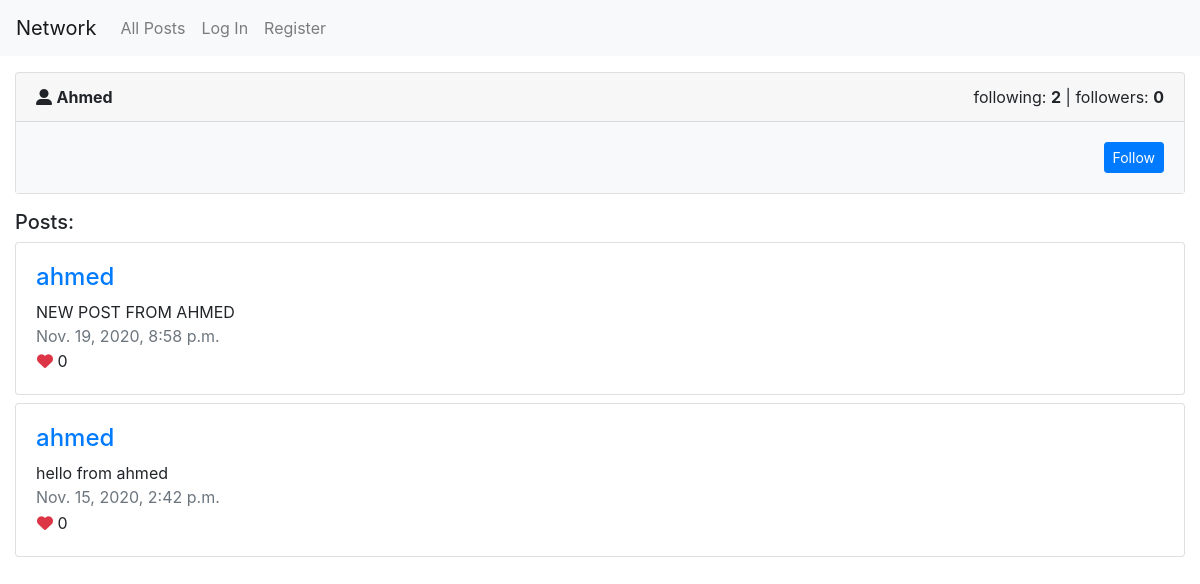
The page /profile/3 on the database its author committed.
### network/models.py (models this page shows, shortened)
class User(AbstractUser):
    pass

class Post(models.Model):
    content = models.CharField(max_length=250)
    created_by = models.ForeignKey(User,null=True, blank=True, on_delete=DO_NOTHING, related_name="users")
    likes = models.IntegerField(default=0)
    created_date = models.DateTimeField()

### network/views.py (the view)
# urls.py: path("profile/<int:profile_id>", views.getProfile, name="profile"),
def getProfile(request, profile_id):
    try:
        profile = User.objects.get(pk=profile_id)
        following = profile.following.count()
        followersCount = profile.followers.count()
        posts = Post.objects.filter(created_by=profile.id).all().order_by('-created_date')
        is_followed = profile.followers.filter(following_id = profile_id).exists()
    except User.DoesNotExist:
        raise CommandError("Post not saved")
    return render(request, "network/profile.html", {
        "profile": profile,
        "following": following,
        "followers" : followersCount,
        "is_followed": is_followed,
        "posts": posts
    })

### network/templates/network/profile.html (shortened to what this page needs)
{% extends "network/layout.html" %}
{% block body %}
<div class="container-fluid mt-3">
    <div class="card">
        <div class="card-header">
          <div class="float-left">
            <i class="fas fa-user-alt"></i>
            <span class="font-weight-bold text-capitalize">{{ profile }}</span>
          </div>
          <div class="float-right">
            <div>
                <span>following: <strong>{{following}}</strong></span> |
                <span>followers: <strong>{{followers}}</strong></span>
            </div>
          </div>
        </div>
        <div class="card-body bg-light">
        {% if user.id != profile.id%}
        <div class="float-right">
            {% if is_followed %}
                <a href="#" class="btn btn-danger btn-sm">Unfollow</a>
            {% else %}
                <a href="#" class="btn btn-primary btn-sm">Follow</a>
            {% endif  %}
        </div>
        {% endif %}
        </div>
    </div>
</div>
<div class="container-fluid mt-3">
    <h5>Posts: </h5>
    {% for post in posts %}
    <div class="row mt-2">
        <div class="col-md-12">
            <div class="card">
                <div class="card-body">
                    <div class="post-detail">
                        <h4>
                            <a href="{% url 'profile' post.created_by.id %}">
                                {{ post.created_by }}
                            </a>
                        </h4>
                        <div class="post-content">
                            {{ post.content }}
                        </div>
                        <span class="text-muted">{{ post.created_date }}</span>
                        <div class="post-reaction">
                            <button type="button" class="btn p-0">
                                <i class="fas fa-heart text-danger"></i>
                                <span class="font-weight-normal">{{post.likes}}</span>
                            </button>
                        </div>
                    </div>
                </div>
            </div>
        </div>
    </div>
    {% endfor %}
</div>
{% endblock %}

### rows shown on the page
User: username "Ahmed"
Post: created_by "ahmed", content "NEW POST FROM AHMED", created_date "Nov. 19, 2020, 8:58 p.m.", likes "0"
Post: created_by "ahmed", content "hello from ahmed", created_date "Nov. 15, 2020, 2:42 p.m.", likes "0"

### other values the page prints
{{ following }} "2"
{{ followers }} "0"
